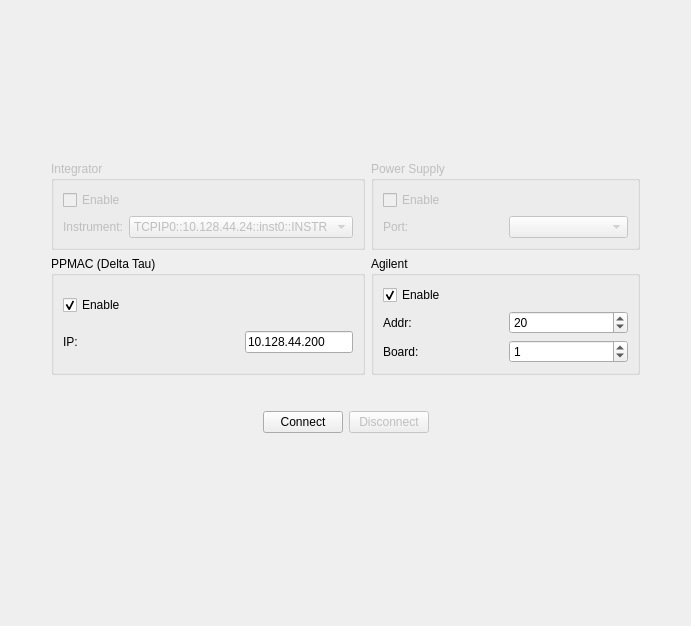
<?xml version="1.0" encoding="UTF-8"?>
<ui version="4.0">
 <class>Form</class>
 <widget class="QWidget" name="Form">
  <property name="geometry">
   <rect>
    <x>0</x>
    <y>0</y>
    <width>691</width>
    <height>626</height>
   </rect>
  </property>
  <property name="windowTitle">
   <string>Form</string>
  </property>
  <layout class="QGridLayout" name="gridLayout_2">
   <item row="1" column="3">
    <spacer name="horizontalSpacer_4">
     <property name="orientation">
      <enum>Qt::Horizontal</enum>
     </property>
     <property name="sizeType">
      <enum>QSizePolicy::Fixed</enum>
     </property>
     <property name="sizeHint" stdset="0">
      <size>
       <width>40</width>
       <height>20</height>
      </size>
     </property>
    </spacer>
   </item>
   <item row="1" column="2">
    <widget class="QGroupBox" name="groupBox_4">
     <property name="enabled">
      <bool>false</bool>
     </property>
     <property name="title">
      <string>Power Supply</string>
     </property>
     <layout class="QGridLayout" name="gridLayout_3">
      <item row="0" column="0" colspan="2">
       <widget class="QCheckBox" name="chb_ps_en">
        <property name="text">
         <string>Enable</string>
        </property>
       </widget>
      </item>
      <item row="1" column="0">
       <widget class="QLabel" name="label_3">
        <property name="text">
         <string>Port:</string>
        </property>
       </widget>
      </item>
      <item row="1" column="1">
       <widget class="QComboBox" name="cmb_ps_port"/>
      </item>
     </layout>
    </widget>
   </item>
   <item row="1" column="0">
    <spacer name="horizontalSpacer_3">
     <property name="orientation">
      <enum>Qt::Horizontal</enum>
     </property>
     <property name="sizeType">
      <enum>QSizePolicy::Fixed</enum>
     </property>
     <property name="sizeHint" stdset="0">
      <size>
       <width>40</width>
       <height>20</height>
      </size>
     </property>
    </spacer>
   </item>
   <item row="3" column="1">
    <widget class="QGroupBox" name="groupBox_2">
     <property name="title">
      <string>PPMAC (Delta Tau)</string>
     </property>
     <layout class="QGridLayout" name="gridLayout_4">
      <item row="0" column="0" colspan="2">
       <widget class="QCheckBox" name="chb_ppmac_en">
        <property name="text">
         <string>Enable</string>
        </property>
        <property name="checked">
         <bool>true</bool>
        </property>
       </widget>
      </item>
      <item row="1" column="0">
       <widget class="QLabel" name="label_2">
        <property name="text">
         <string>IP:</string>
        </property>
       </widget>
      </item>
      <item row="1" column="1">
       <widget class="QLineEdit" name="le_ppmac_ip">
        <property name="sizePolicy">
         <sizepolicy hsizetype="Maximum" vsizetype="Fixed">
          <horstretch>0</horstretch>
          <verstretch>0</verstretch>
         </sizepolicy>
        </property>
        <property name="text">
         <string>10.128.44.200</string>
        </property>
       </widget>
      </item>
     </layout>
    </widget>
   </item>
   <item row="5" column="1" colspan="2">
    <layout class="QHBoxLayout" name="horizontalLayout">
     <item>
      <spacer name="horizontalSpacer_2">
       <property name="orientation">
        <enum>Qt::Horizontal</enum>
       </property>
       <property name="sizeHint" stdset="0">
        <size>
         <width>40</width>
         <height>20</height>
        </size>
       </property>
      </spacer>
     </item>
     <item>
      <widget class="QPushButton" name="pbt_connect">
       <property name="text">
        <string>Connect</string>
       </property>
      </widget>
     </item>
     <item>
      <widget class="QPushButton" name="pbt_disconnect">
       <property name="enabled">
        <bool>false</bool>
       </property>
       <property name="text">
        <string>Disconnect</string>
       </property>
      </widget>
     </item>
     <item>
      <spacer name="horizontalSpacer">
       <property name="orientation">
        <enum>Qt::Horizontal</enum>
       </property>
       <property name="sizeHint" stdset="0">
        <size>
         <width>40</width>
         <height>20</height>
        </size>
       </property>
      </spacer>
     </item>
    </layout>
   </item>
   <item row="6" column="1">
    <spacer name="verticalSpacer_3">
     <property name="orientation">
      <enum>Qt::Vertical</enum>
     </property>
     <property name="sizeHint" stdset="0">
      <size>
       <width>20</width>
       <height>40</height>
      </size>
     </property>
    </spacer>
   </item>
   <item row="1" column="1">
    <widget class="QGroupBox" name="groupBox">
     <property name="enabled">
      <bool>false</bool>
     </property>
     <property name="title">
      <string>Integrator</string>
     </property>
     <layout class="QGridLayout" name="gridLayout">
      <item row="0" column="0" colspan="2">
       <widget class="QCheckBox" name="chb_integrator_en">
        <property name="text">
         <string>Enable</string>
        </property>
       </widget>
      </item>
      <item row="1" column="0">
       <widget class="QLabel" name="label">
        <property name="text">
         <string>Instrument:</string>
        </property>
       </widget>
      </item>
      <item row="1" column="1">
       <widget class="QComboBox" name="cmb_integrator_inst">
        <item>
         <property name="text">
          <string>TCPIP0::10.128.44.24::inst0::INSTR</string>
         </property>
        </item>
       </widget>
      </item>
     </layout>
    </widget>
   </item>
   <item row="3" column="2">
    <widget class="QGroupBox" name="groupBox_3">
     <property name="title">
      <string>Agilent</string>
     </property>
     <layout class="QGridLayout" name="gridLayout_5">
      <item row="0" column="0" colspan="2">
       <widget class="QCheckBox" name="chb_voltimeter_en">
        <property name="text">
         <string>Enable</string>
        </property>
        <property name="checked">
         <bool>true</bool>
        </property>
       </widget>
      </item>
      <item row="1" column="0">
       <widget class="QLabel" name="label_5">
        <property name="text">
         <string>Addr:</string>
        </property>
       </widget>
      </item>
      <item row="1" column="1">
       <widget class="QSpinBox" name="sb_agilent_addr">
        <property name="value">
         <number>20</number>
        </property>
       </widget>
      </item>
      <item row="2" column="0">
       <widget class="QLabel" name="label_6">
        <property name="text">
         <string>Board:</string>
        </property>
       </widget>
      </item>
      <item row="2" column="1">
       <widget class="QSpinBox" name="sb_agilent_board">
        <property name="value">
         <number>1</number>
        </property>
       </widget>
      </item>
     </layout>
    </widget>
   </item>
   <item row="4" column="1">
    <spacer name="verticalSpacer">
     <property name="orientation">
      <enum>Qt::Vertical</enum>
     </property>
     <property name="sizeType">
      <enum>QSizePolicy::Minimum</enum>
     </property>
     <property name="sizeHint" stdset="0">
      <size>
       <width>20</width>
       <height>30</height>
      </size>
     </property>
    </spacer>
   </item>
   <item row="0" column="1">
    <spacer name="verticalSpacer_2">
     <property name="orientation">
      <enum>Qt::Vertical</enum>
     </property>
     <property name="sizeType">
      <enum>QSizePolicy::Fixed</enum>
     </property>
     <property name="sizeHint" stdset="0">
      <size>
       <width>20</width>
       <height>150</height>
      </size>
     </property>
    </spacer>
   </item>
  </layout>
 </widget>
 <resources/>
 <connections>
  <connection>
   <sender>chb_integrator_en</sender>
   <signal>toggled(bool)</signal>
   <receiver>cmb_integrator_inst</receiver>
   <slot>setEnabled(bool)</slot>
   <hints>
    <hint type="sourcelabel">
     <x>132</x>
     <y>95</y>
    </hint>
    <hint type="destinationlabel">
     <x>169</x>
     <y>123</y>
    </hint>
   </hints>
  </connection>
  <connection>
   <sender>chb_ppmac_en</sender>
   <signal>toggled(bool)</signal>
   <receiver>le_ppmac_ip</receiver>
   <slot>setEnabled(bool)</slot>
   <hints>
    <hint type="sourcelabel">
     <x>164</x>
     <y>415</y>
    </hint>
    <hint type="destinationlabel">
     <x>175</x>
     <y>445</y>
    </hint>
   </hints>
  </connection>
 </connections>
</ui>
